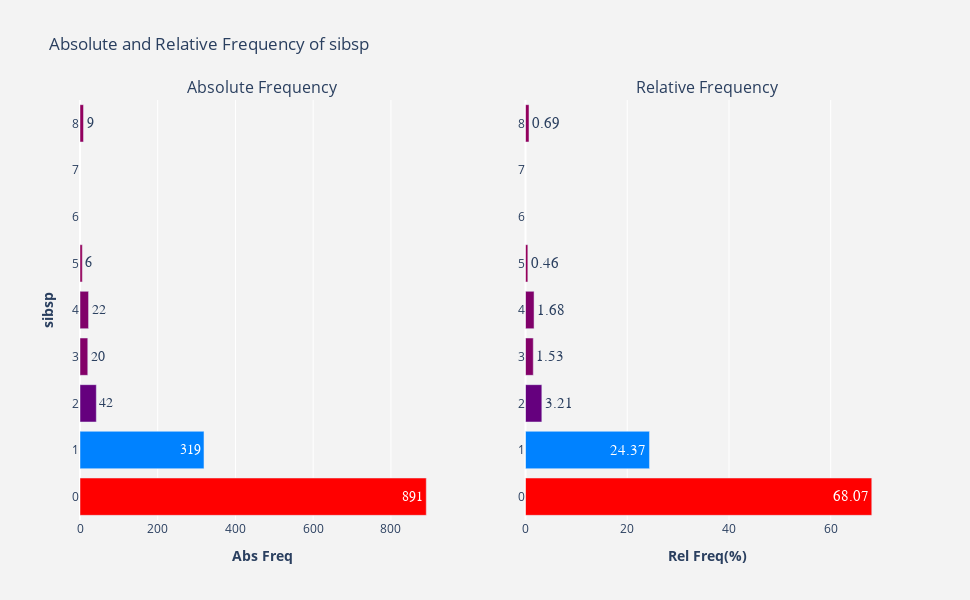

Notebook code cell kept with this figure:
### Code cell
plotFrequency(df.sibsp)

### Figure 1 — Plotly figure (JSON) as saved in the notebook; plotly's stock layout.template omitted (floating-point values rounded to 4 significant figures)
{"data": [{"hoverinfo": "x+y", "marker": {"color": [891, 319, 42, 22, 20, 9, 6], "colorscale": [[0, "rgb(150,0,90)"], [0.125, "rgb(0,0,200)"], [0.25, "rgb(0,25,255)"], [0.375, "rgb(0,152,255)"], [0.5, "rgb(44,255,150)"], [0.625, "rgb(151,255,0)"], [0.75, "rgb(255,234,0)"], [0.875, "rgb(255,111,0)"], [1, "rgb(255,0,0)"]]}, "name": "Abs Freq", "orientation": "h", "text": [891, 319, 42, 22, 20, 9, 6], "textfont": {"family": "sans serif", "size": 14}, "textposition": "auto", "type": "bar", "x": [891, 319, 42, 22, 20, 9, 6], "xaxis": "x", "y": [0, 1, 2, 4, 3, 8, 5], "yaxis": "y"}, {"hoverinfo": "x+y", "marker": {"color": [68.07, 24.37, 3.21, 1.68, 1.53, 0.69, 0.46], "colorscale": [[0, "rgb(150,0,90)"], [0.125, "rgb(0,0,200)"], [0.25, "rgb(0,25,255)"], [0.375, "rgb(0,152,255)"], [0.5, "rgb(44,255,150)"], [0.625, "rgb(151,255,0)"], [0.75, "rgb(255,234,0)"], [0.875, "rgb(255,111,0)"], [1, "rgb(255,0,0)"]]}, "name": "Rel Freq(%)", "orientation": "h", "text": [68.07, 24.37, 3.21, 1.68, 1.53, 0.69, 0.46], "textfont": {"family": "sans serif", "size": 15}, "textposition": "auto", "type": "bar", "x": [68.07, 24.37, 3.21, 1.68, 1.53, 0.69, 0.46], "xaxis": "x2", "y": [0, 1, 2, 4, 3, 8, 5], "yaxis": "y2"}], "layout": {"annotations": [{"font": {"size": 16}, "showarrow": false, "text": "Absolute Frequency", "x": 0.225, "xanchor": "center", "xref": "paper", "y": 1, "yanchor": "bottom", "yref": "paper"}, {"font": {"size": 16}, "showarrow": false, "text": "Relative Frequency", "x": 0.775, "xanchor": "center", "xref": "paper", "y": 1, "yanchor": "bottom", "yref": "paper"}], "height": 600, "hovermode": "closest", "paper_bgcolor": "rgb(243, 243, 243)", "plot_bgcolor": "rgb(243, 243, 243)", "showlegend": false, "title": {"text": "Absolute and Relative Frequency of sibsp"}, "width": 970, "xaxis": {"anchor": "y", "domain": [0, 0.45], "title": {"text": "<b>Abs Freq</b>"}}, "xaxis2": {"anchor": "y2", "domain": [0.55, 1], "title": {"text": "<b>Rel Freq(%)</b>"}}, "yaxis": {"anchor": "x", "domain": [0, 1], "title": {"text": "<b>sibsp</b>"}}, "yaxis2": {"anchor": "x2", "domain": [0, 1]}}}
